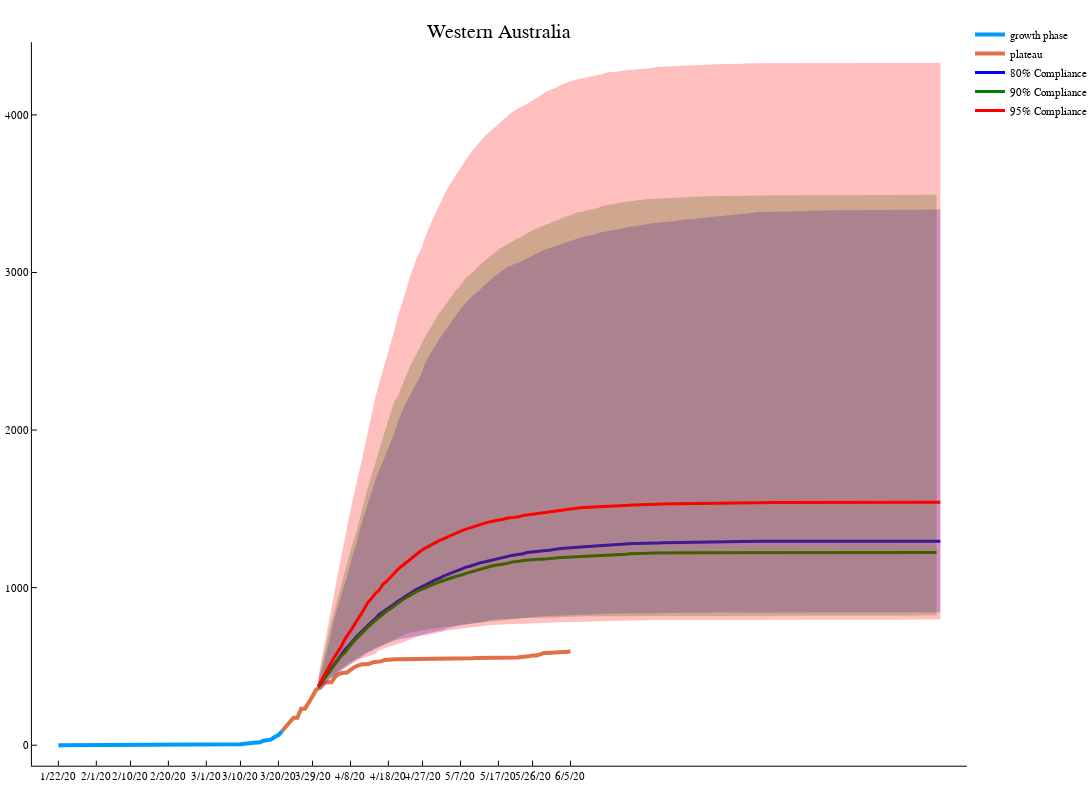

Notebook cell for this chart:
### Code cell
ddt(z,zt)=count(z->z>0, z[1:zt])+ count(z->z<0, z[zt+1:end])
~,tpday=findmax([ddt(diff(diff(y)),nx) for nx in 1:(ndays-2)])
#this is the turning point between exponential growth and decay. totItp total infections at day tpday
totItp=y[tpday+1]
plot(ddays[1:tpday+1],y[1:tpday+1],lw=4,label="growth phase",title=allstates[i],size=(1200,800))
plot!(ddays[tpday+1:ndays],y[tpday+1:ndays],lw=4,label="plateau")
(Sp,Ep,Ip,Rp) = epipred(th, St80,Et80,It80,Rt80)
lnp,~=size(Ip)
plotqnt((tp+1):tp+lnp,Ip+Rp,:blue,"80% Compliance")
(Sp,Ep,Ip,Rp) = epipred(th, St90,Et90,It90,Rt90)
lnp,~=size(Ip)
plotqnt((tp+1):tp+lnp,Ip+Rp,:green,"90% Compliance")
(Sp,Ep,Ip,Rp) = epipred(th, St95,Et95,It95,Rt95)
lnp,~=size(Ip)
plotqnt((tp+1):tp+lnp,Ip+Rp,:red,"95% Compliance")

### Figure 1 — Plotly figure (JSON) as saved in the notebook; plotly's stock layout.template omitted (floating-point values rounded to 4 significant figures; data arrays with more than 128 entries replaced by an {"elided": "..."} marker saying what was removed)
{"data": [{"colorbar": {"title": ""}, "legendgroup": "growth phase", "line": {"color": "rgba(0, 154, 250, 1.000)", "dash": "solid", "shape": "linear", "width": 4}, "mode": "lines", "name": "growth phase", "showlegend": true, "type": "scatter", "x": [0.5, 1.5, 2.5, 3.5, 4.5, 5.5, 6.5, 7.5, 8.5, 9.5, 10.5, 11.5, 12.5, 13.5, 14.5, 15.5, 16.5, 17.5, 18.5, 19.5, 20.5, 21.5, 22.5, 23.5, 24.5, 25.5, 26.5, 27.5, 28.5, 29.5, 30.5, 31.5, 32.5, 33.5, 34.5, 35.5, 36.5, 37.5, 38.5, 39.5, 40.5, 41.5, 42.5, 43.5, 44.5, 45.5, 46.5, 47.5, 48.5, 49.5, 50.5, 51.5, 52.5, 53.5, 54.5, 55.5, 56.5, 57.5, 58.5, 59.5], "xaxis": "x1", "y": [0, 0, 0, 0, 0, 0, 0, 0, 0, 0, 0, 0, 0, 0, 0, 0, 0, 0, 0, 0, 0, 0, 0, 0, 0, 0, 0, 0, 0, 0, 0, 0, 0, 0, 0, 0, 0, 0, 2, 2, 2, 2, 2, 3, 3, 3, 3, 4, 6, 9, 9, 14, 17, 17, 28, 31, 35, 52, 64, 90], "yaxis": "y1", "zmax": null, "zmin": null}, {"colorbar": {"title": ""}, "legendgroup": "plateau", "line": {"color": "rgba(227, 111, 71, 1.000)", "dash": "solid", "shape": "linear", "width": 4}, "mode": "lines", "name": "plateau", "showlegend": true, "type": "scatter", "x": [59.5, 60.5, 61.5, 62.5, 63.5, 64.5, 65.5, 66.5, 67.5, 68.5, 69.5, 70.5, 71.5, 72.5, 73.5, 74.5, 75.5, 76.5, 77.5, 78.5, 79.5, 80.5, 81.5, 82.5, 83.5, 84.5, 85.5, 86.5, 87.5, 88.5, 89.5, 90.5, 91.5, 92.5, 93.5, 94.5, 95.5, 96.5, 97.5, 98.5, 99.5, 100.5, 101.5, 102.5, 103.5, 104.5, 105.5, 106.5, 107.5, 108.5, 109.5, 110.5, 111.5, 112.5, 113.5, 114.5, 115.5, 116.5, 117.5, 118.5, 119.5, 120.5, 121.5, 122.5, 123.5, 124.5, 125.5, 126.5, 127.5, 128.5, 129.5, 130.5, 131.5, 132.5, 133.5, 134.5, 135.5], "xaxis": "x1", "y": [90, 120, 140, 175, 175, 231, 231, 278, 311, 355, 364, 392, 400, 400, 436, 453, 460, 460, 481, 495, 506, 514, 514, 517, 527, 527, 532, 541, 544, 545, 545, 546, 546, 546, 548, 549, 549, 549, 550, 551, 551, 551, 551, 551, 551, 551, 551, 552, 552, 552, 552, 553, 553, 552, 552, 552, 553, 554, 557, 557, 557, 557, 557, 560, 560, 564, 570, 570, 577, 585, 586, 589, 591, 592, 592, 592, 596], "yaxis": "y1", "zmax": null, "zmin": null}, {"colorbar": {"title": ""}, "fill": "tozeroy", "fillcolor": "rgba(0, 0, 255, 0.250)", "legendgroup": "80% Compliance", "line": {"color": "rgba(0, 0, 255, 1.000)", "dash": "solid", "shape": "linear", "width": 0}, "mode": "lines", "name": "80% Compliance", "showlegend": false, "type": "scatter", "x": {"elided": "330 int values"}, "xaxis": "x1", "y": {"elided": "330 float values"}, "yaxis": "y1", "zmax": null, "zmin": null}, {"colorbar": {"title": ""}, "legendgroup": "80% Compliance", "line": {"color": "rgba(0, 0, 255, 1.000)", "dash": "solid", "shape": "linear", "width": 3}, "mode": "lines", "name": "80% Compliance", "showlegend": true, "type": "scatter", "x": {"elided": "165 int values"}, "xaxis": "x1", "y": {"elided": "165 float values"}, "yaxis": "y1", "zmax": null, "zmin": null}, {"colorbar": {"title": ""}, "fill": "tozeroy", "fillcolor": "rgba(0, 128, 0, 0.250)", "legendgroup": "90% Compliance", "line": {"color": "rgba(0, 128, 0, 1.000)", "dash": "solid", "shape": "linear", "width": 0}, "mode": "lines", "name": "90% Compliance", "showlegend": false, "type": "scatter", "x": {"elided": "328 int values"}, "xaxis": "x1", "y": {"elided": "328 float values"}, "yaxis": "y1", "zmax": null, "zmin": null}, {"colorbar": {"title": ""}, "legendgroup": "90% Compliance", "line": {"color": "rgba(0, 128, 0, 1.000)", "dash": "solid", "shape": "linear", "width": 3}, "mode": "lines", "name": "90% Compliance", "showlegend": true, "type": "scatter", "x": {"elided": "164 int values"}, "xaxis": "x1", "y": {"elided": "164 float values"}, "yaxis": "y1", "zmax": null, "zmin": null}, {"colorbar": {"title": ""}, "fill": "tozeroy", "fillcolor": "rgba(255, 0, 0, 0.250)", "legendgroup": "95% Compliance", "line": {"color": "rgba(255, 0, 0, 1.000)", "dash": "solid", "shape": "linear", "width": 0}, "mode": "lines", "name": "95% Compliance", "showlegend": false, "type": "scatter", "x": {"elided": "330 int values"}, "xaxis": "x1", "y": {"elided": "330 float values"}, "yaxis": "y1", "zmax": null, "zmin": null}, {"colorbar": {"title": ""}, "legendgroup": "95% Compliance", "line": {"color": "rgba(255, 0, 0, 1.000)", "dash": "solid", "shape": "linear", "width": 3}, "mode": "lines", "name": "95% Compliance", "showlegend": true, "type": "scatter", "x": {"elided": "165 int values"}, "xaxis": "x1", "y": {"elided": "165 float values"}, "yaxis": "y1", "zmax": null, "zmin": null}], "layout": {"annotations": [{"font": {"color": "rgba(0, 0, 0, 1.000)", "family": "sans-serif", "size": 20}, "rotation": 0, "showarrow": false, "text": "Western Australia", "x": 0.5148, "xanchor": "center", "xref": "paper", "y": 1, "yanchor": "top", "yref": "paper"}], "height": 800, "legend": {"bgcolor": "rgba(255, 255, 255, 1.000)", "bordercolor": "rgba(0, 0, 0, 1.000)", "font": {"color": "rgba(0, 0, 0, 1.000)", "family": "sans-serif", "size": 11}, "tracegroupgap": 0, "x": 1, "y": 1}, "margin": {"b": 20, "l": 0, "r": 0, "t": 20}, "paper_bgcolor": "rgba(255, 255, 255, 1.000)", "plot_bgcolor": "rgba(255, 255, 255, 1.000)", "showlegend": true, "width": 1200, "xaxis": {"anchor": "y1", "domain": [0.03291, 0.9967], "gridcolor": "rgba(0, 0, 0, 0.100)", "gridwidth": 0.5, "linecolor": "rgba(0, 0, 0, 1.000)", "mirror": false, "range": [-6.475, 240.0], "showgrid": false, "showline": true, "showticklabels": true, "tickangle": 0, "tickcolor": "rgb(0, 0, 0)", "tickfont": {"color": "rgba(0, 0, 0, 1.000)", "family": "sans-serif", "size": 11}, "tickmode": "array", "ticks": "inside", "ticktext": ["1/22/20", "2/1/20", "2/10/20", "2/20/20", "3/1/20", "3/10/20", "3/20/20", "3/29/20", "4/8/20", "4/18/20", "4/27/20", "5/7/20", "5/17/20", "5/26/20", "6/5/20"], "tickvals": [0.5, 10.5, 19.5, 29.5, 39.5, 48.5, 58.5, 67.5, 77.5, 87.5, 96.5, 106.5, 116.5, 125.5, 135.5], "title": "", "titlefont": {"color": "rgba(0, 0, 0, 1.000)", "family": "sans-serif", "size": 15}, "type": "-", "visible": true, "zeroline": false, "zerolinecolor": "rgba(0, 0, 0, 1.000)"}, "yaxis": {"anchor": "x1", "domain": [0.01881, 0.9708], "gridcolor": "rgba(0, 0, 0, 0.100)", "gridwidth": 0.5, "linecolor": "rgba(0, 0, 0, 1.000)", "mirror": false, "range": [-129.9, 4461.0], "showgrid": false, "showline": true, "showticklabels": true, "tickangle": 0, "tickcolor": "rgb(0, 0, 0)", "tickfont": {"color": "rgba(0, 0, 0, 1.000)", "family": "sans-serif", "size": 11}, "tickmode": "array", "ticks": "inside", "ticktext": ["0", "1000", "2000", "3000", "4000"], "tickvals": [0, 1000, 2000, 3000, 4000], "title": "", "titlefont": {"color": "rgba(0, 0, 0, 1.000)", "family": "sans-serif", "size": 15}, "type": "-", "visible": true, "zeroline": false, "zerolinecolor": "rgba(0, 0, 0, 1.000)"}}}
